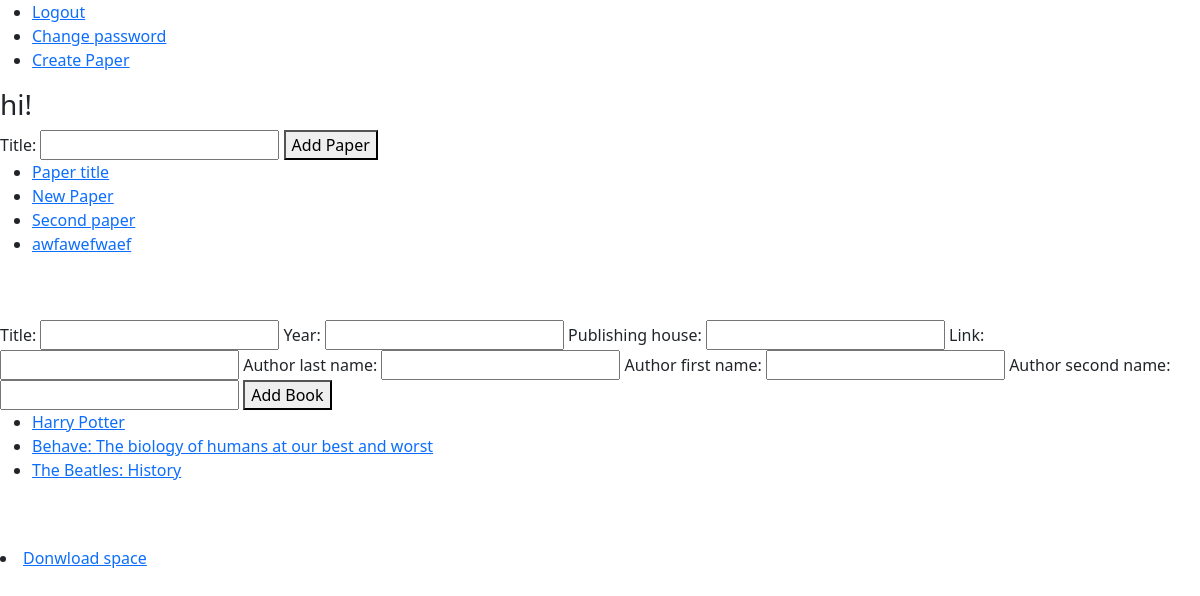
/work_space/2 (signed in), run on the app's committed database.
### work_space/models.py (models this page shows, shortened)
class WorkSpace(models.Model):
    owner = models.ForeignKey(User, on_delete=models.CASCADE)
    guests = models.ManyToManyField(User, blank=True, related_name="guests")
    title = models.CharField(max_length=50)
    is_archived = models.BooleanField(default=False)
    def __str__(self):
        return self.title

### paper_work/models.py (models this page shows, shortened)
class Paper(models.Model):
    work_space = models.ForeignKey(WorkSpace, on_delete=models.CASCADE, related_name="papers")
    user = models.ForeignKey(User, on_delete=models.CASCADE)
    title = models.CharField(max_length=50, unique=True)
    is_archived = models.BooleanField(default=False)
    is_finished = models.BooleanField(default=False)
    is_published = models.BooleanField(default=False)
    def __str__(self):
        return self.title

### bookshelf/models.py (models this page shows, shortened)
class Book(models.Model):
    work_space = models.ForeignKey(WorkSpace, on_delete=models.CASCADE, related_name="books")
    user = models.ForeignKey(User, on_delete=models.CASCADE, related_name="books")
    title = models.CharField(max_length=100)
    author = models.CharField(max_length=70)
    year = models.CharField(max_length=5, blank=True)
    publishing_house = models.CharField(max_length=20)
    file = models.FileField(upload_to=saving_path, blank=True)
    link = models.CharField(max_length=40, blank=True)
    def __str__(self):
        return self.title

### work_space/views.py (the view)
# urls.py: path("", include("work_space.urls")),
@login_required(redirect_field_name=None)
def work_space(request, space_id):
    space = check_work_space(space_id, request.user)
    return render(request, "work_space/work_space.html", {"space": space,
                                                          "papers": space.papers.all(),
                                                          "books": space.books.all(),
                                                          "form": NewPaperForm(),
                                                          "book_form": NewBookForm()})

### paper_work/forms.py
class NewPaperForm(forms.Form):
    title = forms.CharField(max_length=50)

### bookshelf/forms.py
class NewBookForm(forms.ModelForm):
    class Meta:
        model = Book
        fields = "__all__"
        exclude = ["user", "work_space", "author", "multiple_authors", "file"]
    author_last_name = forms.CharField(max_length=40)
    author_first_name = forms.CharField(max_length=40)
    author_second_name = forms.CharField(max_length=40)

### utils/verification.py (called while the page is built)
def check_work_space(space_id, user):
    try:
        space = WorkSpace.objects.get(pk=space_id)
    except ObjectDoesNotExist:
        raise Http404
    else:
        if space.owner != user and user not in space.guests.all():
            raise Http404
        return space

### work_space/templates/work_space/work_space.html (shortened to what this page needs)
{% extends "layout.html" %}
{% load static %}
{% block body %}
    <h3>{{ space }}</h3>
    <form action="{% url 'paper_work:create_paper' space.pk %}" method="post">
        {{ form }}
        <button id="change_password_button" type="submit">Add Paper</button>
    </form>
    <ul>
        {% for paper in papers %}
        <li>
            <a href="{% url 'paper_work:paper_space' paper.pk %}">{{ paper }}</a>
        </li>
        {% endfor %}
    </ul><br><br>
    <form enctype="multipart/form-data" action="{% url 'bookshelf:add_book' space.pk %}" method="post">
        {{ book_form }}
        <button  type="submit">Add Book</button>
    </form>
    <ul>
        {% for book in books %}
        <li>
           <a href="{% url 'bookshelf:book_space' book.pk %}">{{ book }}</a>
        </li>
        {% endfor %}
    </ul><br><br>
    <li>
        <a href="{% url 'work_space:download_space' space.pk %}">Donwload space</a>
    </li>
{% endblock %}

### data on the page
WorkSpace: title "hi!"
Paper: title "Paper title"
Paper: title "New Paper"
Paper: title "Second paper"
Paper: title "awfawefwaef"
Book: title "Harry Potter"
Book: title "Behave: The biology of humans at our best and worst"
Book: title "The Beatles: History"
